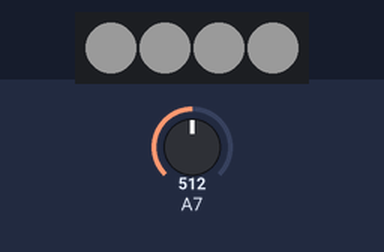
Bench run of a sketch on a simulated Arduino Uno, built with avr-gcc and run on an emulated ATmega328P. Shown: 4 RGB LEDs in strip order, left to right. The inputs (shaded band) are chosen by the test bench; at power-on: A7 = 512. Dim RGB values are drawn brighter than linear.

Above: at 1.2 s.
1.3 s: A7 set to 0
At 2.4 s:
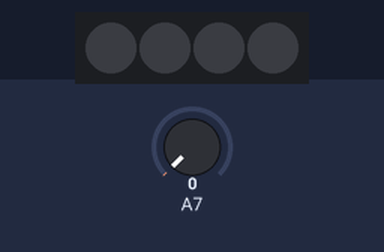
2.8 s: A7 set to 30
At 3.2 s:
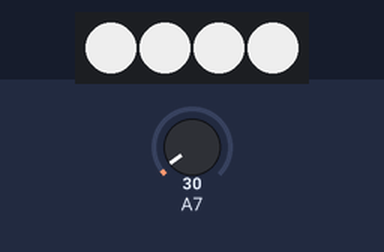
4.3 s: A7 set to 490
At 4.7 s:
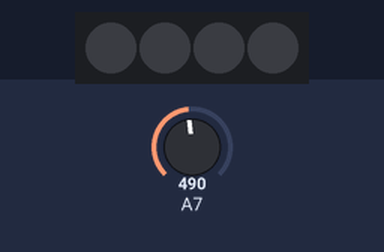
Timing chart, 0 to 7.3 s (numbered marks = the images above; inputs shaded):
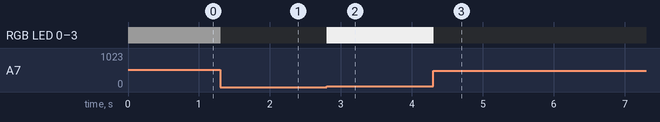

Measured:
- after the input at 1.3 s, RGB LED 0–3: RGB(26, 26, 26) → off at once
- after the input at 2.8 s, RGB LED 0–3: off → RGB(200, 200, 200) at once
- after the input at 4.3 s, RGB LED 0–3: RGB(200, 200, 200) → off at once

The sketch:

ImprovedSoundSensorandRGB.ino
```cpp
 #include <MeOrion.h>
#include <Wire.h>
#include <SoftwareSerial.h>

MeSoundSensor SoundSensor(PORT_6);
MeRGBLed led(PORT_3);

int analog_val = 0;
//variable for the SoundSensor's analog result
int k=0;

void setup()
{
  //initialize serial communications at 9600bps
  led.setNumber(4);
}

void loop()
{
  //read the SoundSensor's result
  analog_val = SoundSensor.strength();
  k=abs(analog_val-486);

if(k > 5 && k < 480) {
  for(int t = 0; t < 4; t++)
    led.setColorAt(t, k, k, k);
  led.show();
  delay(50);
} else {
  for(int t = 0; t < 4; t++)
    led.setColorAt(t, 0, 0, 0);
  led.show();
}
}
```

7SegmentDisplayNumberFlow.cpp
```cpp
#include <MeOrion.h>
#include <Wire.h>
#include <SoftwareSerial.h>

Me7SegmentDisplay disp(PORT_6);

void setup() {
  disp.init();
  disp.set(2); // Set brightness level (0-7)
}

void loop() {
  uint8_t NumTab[] = {0,1,2,3,4,5,6,7,8,9,10,11,12,13,14,15};
  // 0~9, A, b, C, d, E, F
  uint8_t ListDisp[4];

  unsigned char i = 0;
  unsigned char count = 0;

  delay(150);

  while (1) {
    i = count;
    count++;
    if (count == sizeof(NumTab)) count = 0;

    for (unsigned char BitSelect = 0; BitSelect < 4; BitSelect++) {
      ListDisp[BitSelect] = NumTab[i];
      i++;
      if (i == sizeof(NumTab)) i = 0;
    }

    disp.display((uint8_t)0, ListDisp[0]);
    disp.display((uint8_t)1, ListDisp[1]);
    disp.display((uint8_t)2, ListDisp[2]);
    disp.display((uint8_t)3, ListDisp[3]);

    delay(300);
  }
}
```

HelloWorldblink.cpp
```cpp
void setup() {
  pinMode(13, OUTPUT);   // Set built-in LED pin as output
}

void loop() {
  digitalWrite(13, HIGH); // LED on
  delay(1000);            // Wait 1 second
  digitalWrite(13, LOW);  // LED off
  delay(1000);            // Wait 1 second
}
```

JoystickTest.cpp
```cpp
#include <MeOrion.h>
#include <Wire.h>
#include <SoftwareSerial.h>

MeJoystick joystick(PORT_6);

int x = 0; //Variable for joysticks X value
int y = 0; //Variable for joysticks X value


void setup()
{
  //Initialize Joystick serial communication at 9600 bps
  Serial.begin(9600);

}
void loop()
{
  //read both x and y values of joystick
  x = joystick.readX();
  y = joystick.readY();

  //print the results of serial monitor
  Serial.print("JoystickX = ");
  Serial.print(x);
  Serial.print("/tJoystickY = ");
  Serial.print(y);
  //wait 100 milliseconds before the next loop
  delay(100);

}
```

RGBControlledByJoystick.cpp
```cpp
#include <MeOrion.h>
#include <Wire.h>
#include <SoftwareSerial.h>


MeRGBLed led(PORT_3);

MeJoystick joystick(PORT_6);

int x = 0; //Variable for joysticks X value
int y = 0; //Variable for joysticks X value


int ledCount = 15;
float j,f,k;


void setup()
{
  //Initialize Joystick serial communication at 9600 bps
  Serial.begin(9600);

  /*
  led.setNumber(ledCount);
  randomSeed(analogRead(A0)); // seeds random() using a floating pin
  */

}
void loop()
{
  //read both x and y values of joystick
  x = joystick.readX();
  y = joystick.readY();

  //print the results of serial monitor
  Serial.print("JoystickX = ");
  Serial.print(x);
  Serial.print("\tJoystickY = ");
  Serial.print(y);
  //wait 100 milliseconds before the next loop
  delay(100);

  // ---- NEW: control LED based on joystick ----

  int red = map(x, 0, 1023, 0, 255);   // map x to red brightness
  int green = map(y, 0, 1023, 0, 255); // map y to green brightness
  int blue = 255 - ((red + green) / 2); // just a fun inverse for blue

  // Only one LED (t=0) to keep it simple for now
  led.setColorAt(0, red, green, blue);
  led.show();

  delay(100);
}
```

SensorTest.cpp
```cpp
#include <MeOrion.h>
#include <Arduino.h>
#include <SoftwareSerial.h>
#include <Wire.h>

MeBuzzer buzzer;
MeUltrasonicSensor ultraSensor(PORT_6);

int pushupCount = 0;
bool downDetected = false;

void setup() {
  Serial.begin(9600);
}

void loop() {
  int distance = ultraSensor.distanceCm();

  // Go down phase (close to sensor)
if (distance < 20 && !downDetected) {
  downDetected = true;
  buzzer.tone(1000, 100);
}

if (distance > 35 && downDetected) {
  pushupCount++;
  downDetected = false;
  Serial.print("Push-ups: ");
  Serial.println(pushupCount);
}


  delay(100); // Minimum delay between checks
}
```
